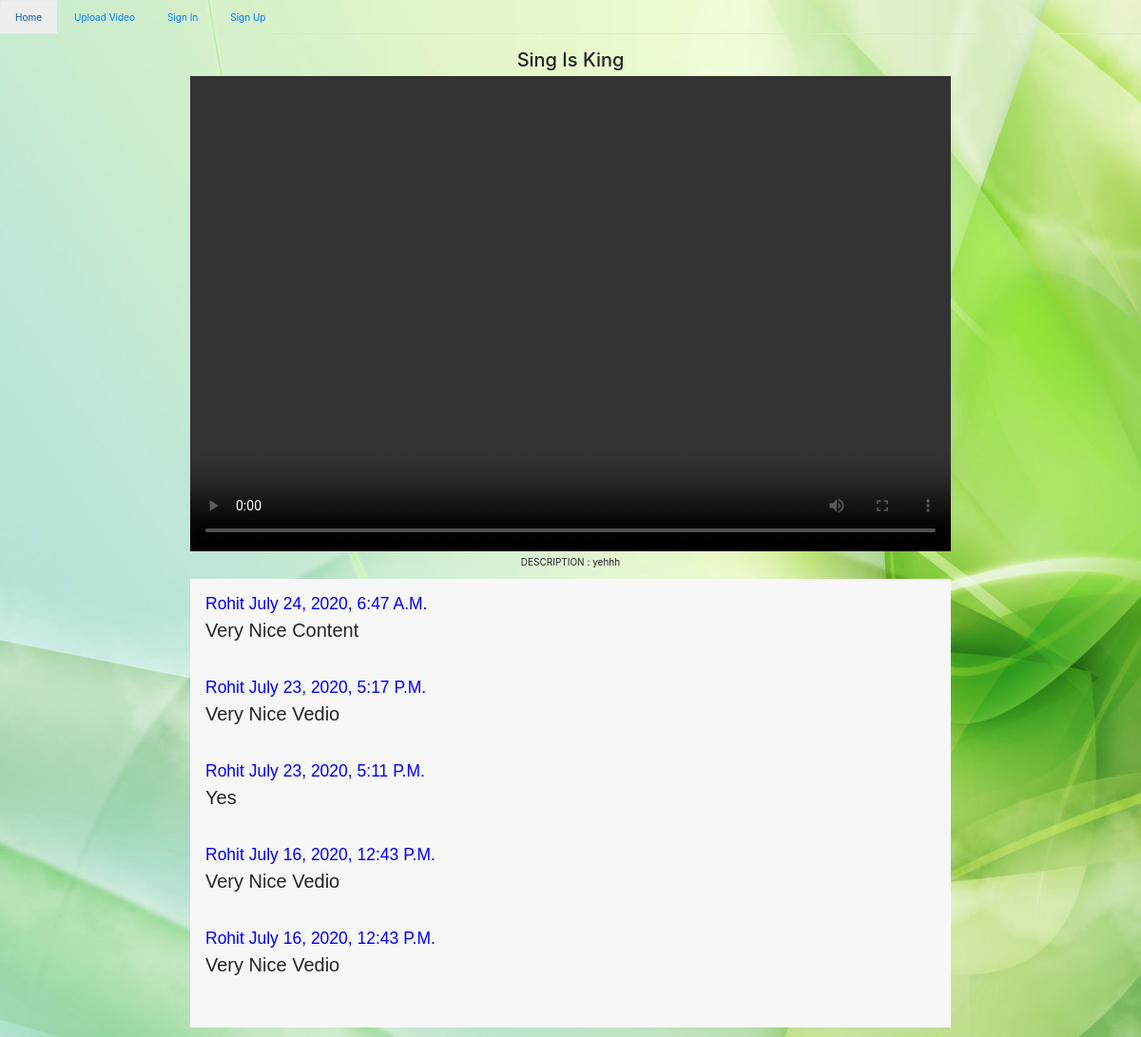
The app's page /youtube/video/31 with its own data.
### youtubeapp/models.py (models this page shows)
class Vedio(models.Model):
	Title 		= models.CharField(max_length=300)
	Discription = models.CharField(max_length=300)
	path		= models.FileField(upload_to='documents/')
	user        = models.ForeignKey(User, on_delete=models.CASCADE)
	created_on	= models.DateTimeField(auto_now_add=True)

class Comments(models.Model):
	text 		= models.CharField(max_length=300)
	user        = models.ForeignKey(User, on_delete=models.CASCADE)
	created_on	= models.DateTimeField(auto_now_add=True)
	video 		= models.ForeignKey(Vedio, on_delete=models.CASCADE)

### youtubeapp/views.py (the view)
# urls.py: path('video/<int:id>', views.VedioView.as_view(), name='video'),
class VedioView(View):
	template_name = 'Video.html'
	def get(self,request,id):
		vedio_by_id = Vedio.objects.get(id=id)
		vedio = Vedio.objects.get(id=id)
		comments = Comments.objects.filter(video=vedio).order_by('-id')[:5]
		if request.user.is_authenticated:
			form = CommentsForm()
			return render (request,self.template_name,{'form':form,'vedio_by_id':vedio_by_id,'comments':comments})
		else:
			return render (request,self.template_name,{'vedio_by_id':vedio_by_id,'comments':comments})

### youtubeapp/templates/Video.html (shortened to what this page needs)
{% extends "homepage.html" %}
{% load static %}
{% block body %}
<h2 style="text-transform: capitalize;">{{ vedio_by_id.Title }}</h2>
<video width="800" height="500" controls>
    <source src="{{vedio_by_id.path.url}}" type="video/mp4">
  </video>
<p>DESCRIPTION : {{ vedio_by_id.Discription }}</p>
<div class="form-style-7">
{% for comment in comments %}
<h3 style="text-transform: capitalize; color: blue; ">{{ comment.user }}  {{ comment.created_on }} </h3>
<h2 style="text-transform: capitalize;">{{ comment.text }}</h2> <br><br><br>
{% endfor %}
</div>
{% endblock %}

### youtubeapp/templates/Video.html (style rules this page uses)
body { background: white; background-image: url(/static/3.jpg); background-repeat: no-repeat; height: 100%; background-position: center; background-size: cover; }
.form-style-7 { font: 95% Arial, Helvetica, sans-serif; max-width: 800px; margin: 10px auto; padding: 16px; background: #F7F7F7; text-align: left; }

### records on screen
Vedio: Title "Sing Is King", Discription "yehhh"
Comments: user "Rohit", created_on "July 24, 2020, 6:47 A.m.", text "Very Nice Content"
Comments: user "Rohit", created_on "July 23, 2020, 5:17 P.m.", text "Very Nice Vedio"
Comments: user "Rohit", created_on "July 23, 2020, 5:11 P.m.", text "Yes"
Comments: user "Rohit", created_on "July 16, 2020, 12:43 P.m.", text "Very Nice Vedio"
Comments: user "Rohit", created_on "July 16, 2020, 12:43 P.m.", text "Very Nice Vedio"
